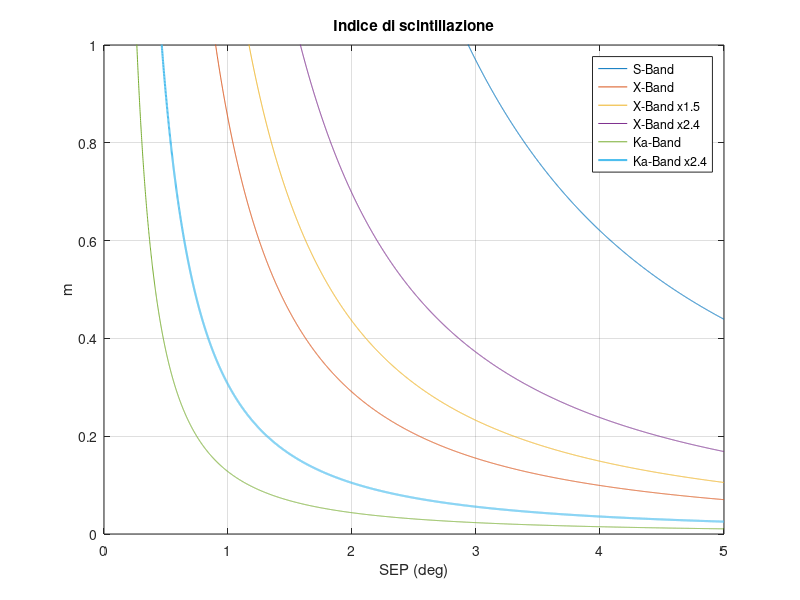

Write MATLAB code to recreate this figure.
%plotta l'andamento dell'indice di scintillazione al variare del SEP

SEP = 0:0.001:5; %asse x

mS = sind(SEP).^(-1.55)*0.01;
mX = sind(SEP).^(-1.55)*0.0016;
mX1 = sind(SEP).^(-1.55)*0.0016*1.5;
mX2 = sind(SEP).^(-1.55)*0.0016*2.4;
mKa = sind(SEP).^(-1.55)*0.00024;
mKa1 = sind(SEP).^(-1.55)*0.00024*2.4;

plot(SEP, mS, SEP, mX,SEP, mX1,SEP, mX2, SEP, mKa,SEP, mKa1, 'LineWidth', 1.5)
xlabel('SEP (deg)')
ylabel('m')
axis([0 5 0 1])
legend('S-Band','X-Band','X-Band x1.5','X-Band x2.4', 'Ka-Band','Ka-Band x2.4','Location','Best')
title ('Indice di scintillazione')
grid on